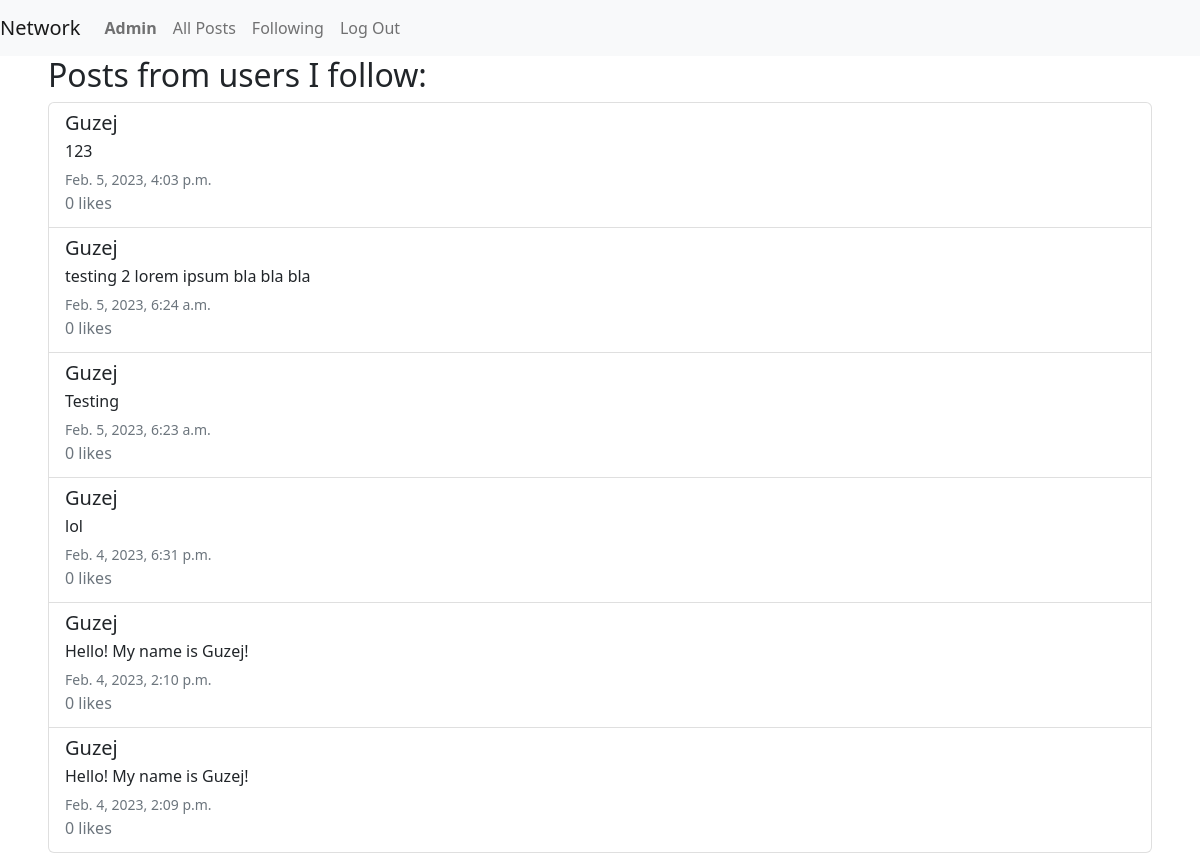
The page /following (signed in) on the database its author committed.
### network/models.py (models this page shows, shortened)
class User(AbstractUser):
    pass

class Post(models.Model):
    author = models.ForeignKey(User, on_delete=models.CASCADE, blank=True, related_name="author")
    content = models.CharField(max_length=280)
    date = models.DateTimeField(auto_now_add=True)
    likes = models.IntegerField(default=0)

### network/views.py (the view)
# urls.py: path("following", views.following, name="following"),
def following(request):
    user_profile = Profile.objects.get(owner=request.user)
    following_posts = []
    for us in user_profile.following.all():
        posts = Post.objects.filter(author=us)
        for post in posts:
            following_posts.append({
                "content": post.content,
                "author": post.author,
                "date": post.date,
                "likes": post.likes
            })
    sorted_following_posts = sorted(following_posts, key=lambda x: x["date"], reverse=True)
    paginator = Paginator(sorted_following_posts, 10)
    page_number = request.GET.get('page')
    posts_page = paginator.get_page(page_number)
    return render(request, "network/following.html", {
        "following_posts": posts_page
    })

### network/templates/network/following.html (shortened to what this page needs)
{% extends "network/layout.html" %}
{% block body %}
    <h2>Posts from users I follow:</h2>
    <ul class="list-group">
        {% for post in following_posts %}
            <li class="list-group-item list-group-item-action">
                <a href="{% url 'profile_page' post.author.username %}" class="text-decoration-none text-reset"><h5 class="mb-1">{{ post.author.username }}</h5></a>
                <p class="mb-1">{{ post.content }}</p>
                <small class="text-muted">{{ post.date }}</small>
                <p class="mb-1 text-muted">{{ post.likes }} likes</p>
        {% endfor %}
    </ul>
{% endblock %}

### network/templates/network/layout.html (shortened to what this page needs)
{% load static %}
<!DOCTYPE html>
<html lang="en">
    <head>
        <link href="https://cdn.jsdelivr.net/npm/bootstrap@5.2.3/dist/css/bootstrap.min.css" rel="stylesheet">
        <link href="{% static 'network/styles.css' %}" rel="stylesheet">
    </head>
    <body>
        <nav class="navbar navbar-expand-lg navbar-light bg-light">
            <a class="navbar-brand" href="#">Network</a>
            <div>
              <ul class="navbar-nav mr-auto">
                {% if user.is_authenticated %}
                    <li class="nav-item">
                        <a class="nav-link" href="{% url 'profile_page' user.username %}"><strong>{{ user.username }}</strong></a>
                    </li>
                {% endif %}
                <li class="nav-item">
                  <a class="nav-link" href="{% url 'index' %}">All Posts</a>
                </li>
                {% if user.is_authenticated %}
                    <li class="nav-item">
                        <a class="nav-link" href="{% url 'following' %}">Following</a>
                    </li>
                    <li class="nav-item">
                        <a class="nav-link" href="{% url 'logout' %}">Log Out</a>
                    </li>
                {% endif %}
              </ul>
            </div>
          </nav>
        <div class="body mx-5">
            {% block body %}
            {% endblock %}
        </div>
    </body>
</html>

### rows shown on the page
User: username "Admin"
User: author.username "Guzej", content "123", date "Feb. 5, 2023, 4:03 p.m.", likes "0", content "testing 2 lorem ipsum bla bla bla", date "Feb. 5, 2023, 6:24 a.m.", content "Testing", date "Feb. 5, 2023, 6:23 a.m.", content "lol", date "Feb. 4, 2023, 6:31 p.m.", content "Hello! My name is Guzej!", date "Feb. 4, 2023, 2:10 p.m.", date "Feb. 4, 2023, 2:09 p.m."
